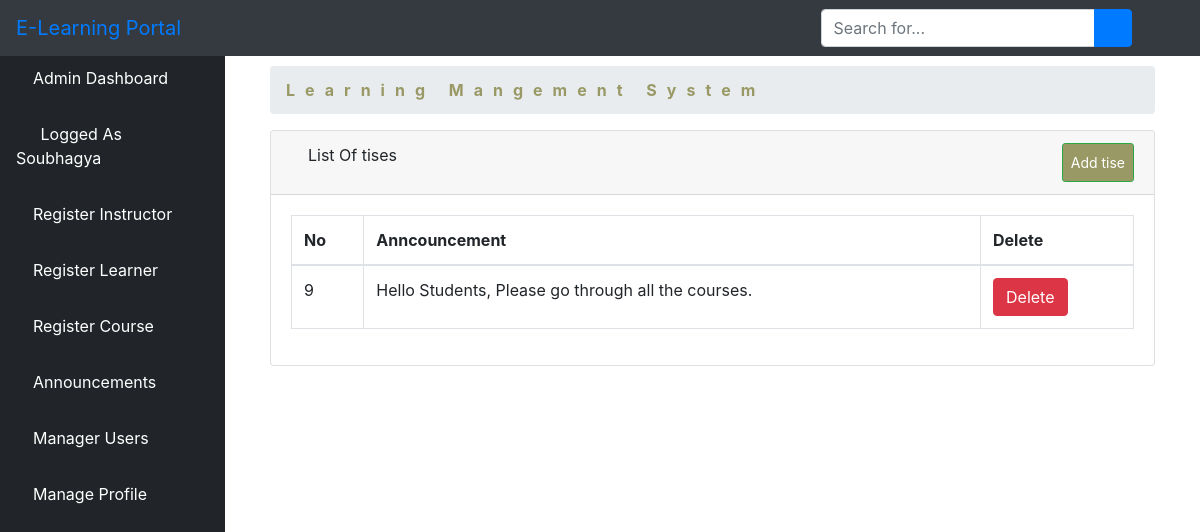
Screenshot of /alistalltise/ (signed in) with the database file from the repository.
### elearn/models.py (models this page shows, shortened)
class User(AbstractUser):
    is_learner = models.BooleanField(default=False)
    is_instructor = models.BooleanField(default=False)
    is_admin = models.BooleanField(default=False)

class Announcement(models.Model):
    user = models.ForeignKey(User, on_delete=models.CASCADE)
    content = models.TextField()
    posted_at = models.DateTimeField(auto_now=True, null=True)

### elearn/views.py (the view)
# urls.py: path('alistalltise/', views.ListAllTise.as_view(), name='alistalltise'),
class ListAllTise(LoginRequiredMixin, ListView):
    model = Announcement
    template_name = 'dashboard/admin/list_tises.html'
    context_object_name = 'tises'
    paginated_by = 10
    def get_queryset(self):
        return Announcement.objects.order_by('-id')

### elearn/templates/dashboard/admin/list_tises.html (shortened to what this page needs)
{% extends 'dashboard/admin/base.html' %}
{% block body %}
        <div class="container-fluid">
        <div class="row">
          <div class="col-12 mb-3">
          <div class="col-12 mb-3">
                <div id="content-wrapper">
        <div class="container-fluid">
            <ol class="breadcrumb">
                <li class="breadcrumb-item">
                    <a href="#" style="color: #999965; font-weight: bold; letter-spacing: 10px">Learning Mangement System</a>
                </li>
            </ol>
            <div class="card mb-3">
                <div class="card-header">
                    <i class="fas fa-table"></i>
                    List Of tises
                    <a  class="btn btn-sm btn-success" href="" style="padding: 8px; float: right; background-color: #999965; color: white;">Add tise</a>
                </div>
                <div class="card-body">
                    <div class="table-responsive">
                        <table class="table table-bordered" id="dataTable" width="100%" cellspacing="0">
                            <thead>
                            <tr>
                                <th>No</th>
                                <th>Anncouncement</th>
                                <th>Delete</th>
                            </tr>
                            </thead>
                            <tbody>
                              {% if tises %}
                              {% for tise in tises %}
                                <tr>
                                    <td>{{ tise.id }}</td>
                                    <td>{{ tise.content }}</td>
        <td>
          <a href="{% url 'adpost' tise.pk %}"><button type="button" class="btn btn-danger"> Delete</button></a></td>
                                </tr>
                                {% endfor %}
                                {% endif %}
                            </tbody>
                        </table>
                    </div>
                </div>
            </div>
        </div>
    </div>
          </div>
        </div>
      </div>
    </div>
{% endblock %}

### elearn/templates/dashboard/admin/base.html (shortened to what this page needs)
<!DOCTYPE html>
<html lang="en">
<head>
    {% load static %}
    <link href="{% static 'vendor/fontawesome-free/css/all.min.css' %}" rel="stylesheet" type="text/css">
    <link href="{% static 'vendor/datatables/dataTables.bootstrap4.css' %}" rel="stylesheet">
    <link href="{% static 'css/sb-admin.css' %}" rel="stylesheet">
</head>
<body id="page-top">
<nav class="navbar navbar-expand navbar-dark bg-dark fixed-top">
    <a class="navbar-brand mr-1 text-primary" href="">E-Learning Portal</a>
    <button class="btn btn-link btn-sm text-white order-1 order-sm-0" id="sidebarToggle" href="#">
        <i class="fas fa-bars"></i>
    </button>
    <form class="d-none d-md-inline-block form-inline ml-auto mr-0 mr-md-3 my-2 my-md-0">
        <div class="input-group">
            <input type="text" class="form-control" placeholder="Search for..." aria-label="Search" aria-describedby="basic-addon2">
            <div class="input-group-append">
                <button class="btn btn-primary" type="button">
                    <i class="fas fa-search"></i>
                </button>
            </div>
        </div>
    </form>
    <ul class="navbar-nav ml-auto ml-md-0">
        <li class="nav-item dropdown no-arrow">
            <a class="nav-link dropdown-toggle" href="#" id="userDropdown" role="button" data-toggle="dropdown" aria-haspopup="true" aria-expanded="false">
                <i class="fas fa-user-circle fa-fw text-primary"></i>
            </a>
        </li>
    </ul>
</nav>
<div id="wrapper" style="padding-top: 50px;">
<ul class="sidebar navbar-nav">
    <li class="nav-item active">
        <a class="nav-link" href="{% url 'dashboard' %}">
         <i class="fa fa-home" aria-hidden="true"></i>
            <span>Admin Dashboard</span>
        </a>
    </li>
    <li class="nav-item active">
        <a class="nav-link" href="">
            <i class="fas fa-user-circle fa-fw text-primary"></i>
            <span>Logged As {{ user.username }}</span>
        </a>
    </li>
    <li class="nav-item">
        <a class="nav-link" href="{% url 'isign' %}">
        <i class="fas fa-chalkboard-teacher"></i>
            <span style="color: white">Register Instructor</span>
        </a>
    </li>
     <li class="nav-item">
        <a class="nav-link" href="{% url 'addlearner' %}">
        <i class="fas fa-user-graduate"></i>
            <span style="color: white">Register Learner</span>
        </a>
    </li>
    <li class="nav-item">
        <a class="nav-link" href="{% url 'course' %}">
        <i class="fas fa-book-reader"></i>
            <span style="color: white">Register Course</span>
        </a>
    </li>
    <li class="nav-item dropdown no-arrow">
                            <a class="nav-link dropdown-toggle" data-toggle="dropdown" aria-haspopup="true" aria-expanded="false" href="">
        <i class="fas fa-bell"></i>
            <span style="color: white">Announcements</span>
        </a>
        </li>
    <li class="nav-item">
        <a class="nav-link" href="{% url 'aluser' %}">
            <i class="fas fa-users"></i>
            <span style="color: white">Manager Users</span>
        </a>
    </li>
    <li class="nav-item dropdown no-arrow">
                            <a class="nav-link dropdown-toggle" data-toggle="dropdown" aria-haspopup="true" aria-expanded="false" href="">
            <i class="fas fa-user"></i>
            <span style="color: white">Manage Profile</span>
        </a>
        </li>
</ul>
    {% block body %}{% endblock %}
</div>

### rows the page displays
User: username "Soubhagya"
Announcement: id "9", content "Hello Students, Please go through all the courses."
